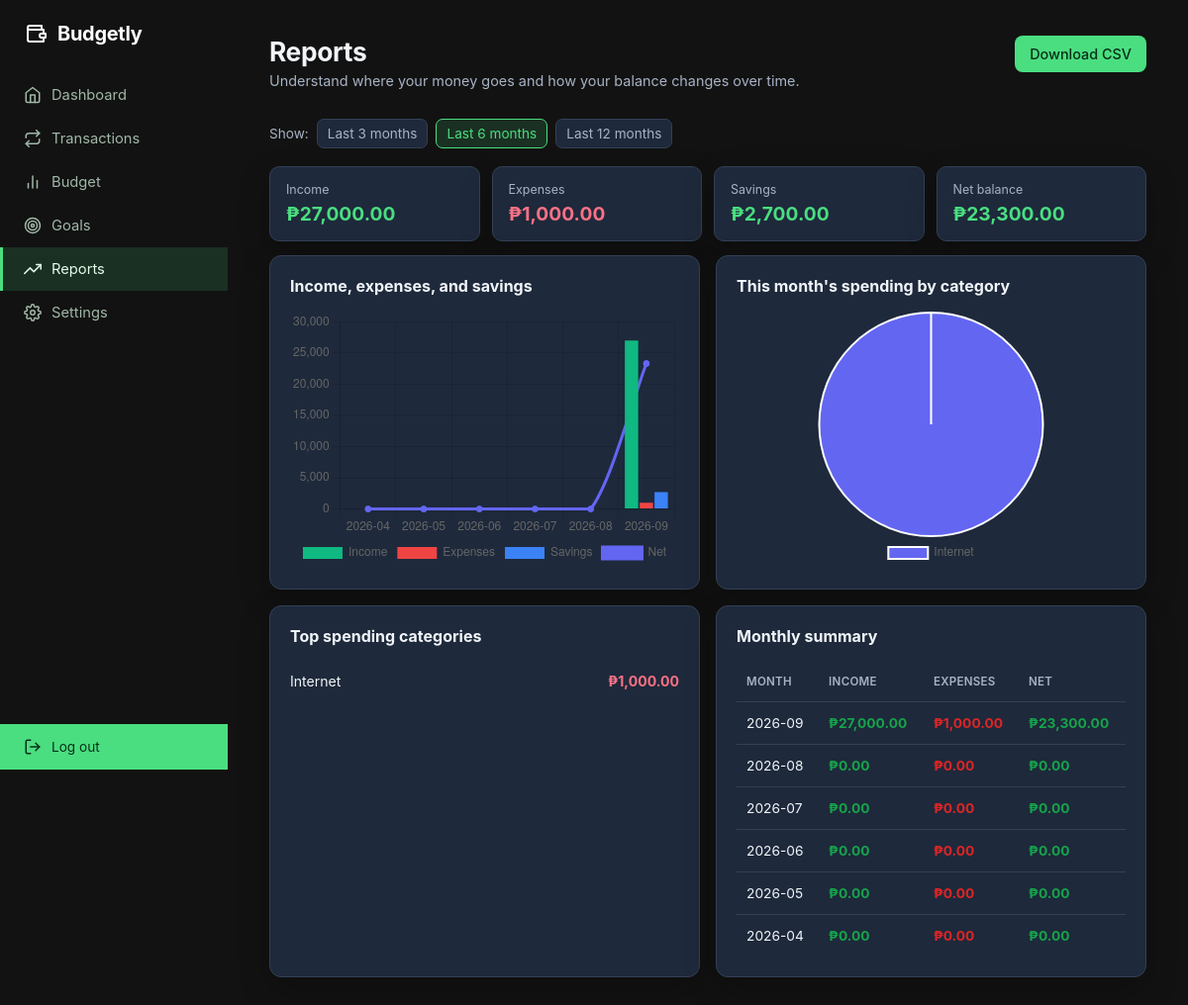
The page /reports (signed in) on the database its author committed.
### tables this page shows
CREATE TABLE transactions (
            id INTEGER PRIMARY KEY AUTOINCREMENT,
            user_id INTEGER NOT NULL,
            group_name TEXT NOT NULL,       -- income / fixed_expense / variable_expense / savings
            category TEXT NOT NULL,
            description TEXT,
            amount REAL NOT NULL,
            payment_method TEXT,
            date TEXT NOT NULL,
            FOREIGN KEY (user_id) REFERENCES users(id)
        );

CREATE TABLE user_settings (
            user_id INTEGER PRIMARY KEY,
            currency TEXT NOT NULL DEFAULT 'PHP',
            week_start TEXT NOT NULL DEFAULT 'monday',
            default_group TEXT NOT NULL DEFAULT 'variable_expense',
            default_category TEXT NOT NULL DEFAULT 'Food',
            default_payment_method TEXT NOT NULL DEFAULT 'Cash',
            budget_alert_threshold INTEGER NOT NULL DEFAULT 80,
            budget_alerts INTEGER NOT NULL DEFAULT 1,
            weekly_summary INTEGER NOT NULL DEFAULT 0,
            goal_reminders INTEGER NOT NULL DEFAULT 1,
            compact_mode INTEGER NOT NULL DEFAULT 0, updated_at TEXT NOT NULL DEFAULT '',
            FOREIGN KEY (user_id) REFERENCES users(id)
        );

### reports/routes.py (the view)
    @app.route("/reports")
    @login_required
    def reports():
        try:
            months = int(request.args.get("months", 6))
        except ValueError:
            months = 6
        months = months if months in (3, 6, 12) else 6
        report = get_report_data(current_user.id, months)
        return render_template(
            "reports.html",
            months=months,
            trend_labels=report["trend_labels"],
            trend_income=report["trend_income"],
            trend_expense=report["trend_expense"],
            trend_savings=report["trend_savings"],
            trend_net=report["trend_net"],
            monthly_rows=report["monthly_rows"],
            total_income=report["total_income"],
            total_expenses=report["total_expenses"],
            total_savings=report["total_savings"],
            total_net=report["total_net"],
            top_categories=report["top_categories"],
            category_totals=report["current_category_totals"],
        )

### app.py (called while the page is built)
@app.context_processor
def inject_user_preferences():
    if not current_user.is_authenticated:
        return {"currency_symbol": CURRENCY_SYMBOLS["PHP"], "compact_mode": False}
    settings = get_user_settings(current_user.id)
    return {
        "currency_symbol": CURRENCY_SYMBOLS.get(settings["currency"], "₱"),
        "compact_mode": bool(settings["compact_mode"]),
    }

### database.py (called while the page is built, shortened)
def get_db():
    conn = sqlite3.connect(DB_PATH)
    conn.row_factory = sqlite3.Row
    conn.execute("PRAGMA foreign_keys = ON")
    return conn

def get_user_settings(user_id):
    conn = get_db()
    row = conn.execute("SELECT * FROM user_settings WHERE user_id = ?", (user_id,)).fetchone()
    conn.close()
    settings = dict(SETTINGS_DEFAULTS)
    if row:
        settings.update(dict(row))
    return settings

### reports/routes.py (called while the page is built)
def month_sequence(count):
    today = date.today()
    result = []
    year, month = today.year, today.month
    for _ in range(count):
        result.append(f"{year:04d}-{month:02d}")
        month -= 1
        if month == 0:
            month, year = 12, year - 1
    return list(reversed(result))

### templates/reports.html (shortened to what this page needs)
{% extends "base.html" %}
{% block content %}
<div class="report-header">
    <div>
        <h1 class="page-title">Reports</h1>
        <p class="page-subtitle">Understand where your money goes and how your balance changes over time.</p>
    </div>
    <a class="button-link" href="{{ url_for('export_reports_csv', months=months) }}">Download CSV</a>
</div>
<div class="report-toolbar" aria-label="Report range">
    <span>Show:</span>
    {% for option in (3, 6, 12) %}
    <a href="{{ url_for('reports', months=option) }}" class="range-link {{ 'active' if months == option }}">Last {{ option }} months</a>
    {% endfor %}
</div>
<div class="summary report-summary">
    <div class="card income">
        <span class="label">Income</span>
        <span class="value">{{ currency_symbol }}{{ "{:,.2f}".format(total_income) }}</span>
    </div>
    <div class="card expense">
        <span class="label">Expenses</span>
        <span class="value">{{ currency_symbol }}{{ "{:,.2f}".format(total_expenses) }}</span>
    </div>
    <div class="card savings">
        <span class="label">Savings</span>
        <span class="value">{{ currency_symbol }}{{ "{:,.2f}".format(total_savings) }}</span>
    </div>
    <div class="card {{ 'income' if total_net >= 0 else 'expense' }}">
        <span class="label">Net balance</span>
        <span class="value">{{ '-' if total_net < 0 else '' }}{{ currency_symbol }}{{ "{:,.2f}".format(total_net | abs) }}</span>
    </div>
</div>
<div class="dashboard-grid">
    <section class="panel">
        <h2>Income, expenses, and savings</h2>
        {% if trend_labels %}
        <div class="chart-wrap"><canvas id="trendChart"></canvas></div>
        {% else %}
        <p class="empty">Not enough data yet.</p>
        {% endif %}
    </section>
    <section class="panel">
        <h2>This month's spending by category</h2>
        {% if category_totals %}
        <div class="chart-wrap"><canvas id="reportCategoryChart"></canvas></div>
        {% else %}
        <p class="empty">No spending logged yet this month.</p>
        {% endif %}
    </section>
</div>
<div class="dashboard-grid">
    <section class="panel">
        <h2>Top spending categories</h2>
        {% if top_categories %}
        <div class="report-list">
            {% for category, amount in top_categories[:5] %}
            <div class="report-list-row">
                <span>{{ category }}</span>
                <strong>{{ currency_symbol }}{{ "{:,.2f}".format(amount) }}</strong>
            </div>
            {% endfor %}
        </div>
        {% else %}
        <p class="empty">No expense data in this report range.</p>
        {% endif %}
    </section>
    <section class="panel">
        <h2>Monthly summary</h2>
        {% if monthly_rows %}
        <div class="table-scroll">
            <table class="tx-table report-table">
                <thead>
                    <tr><th>Month</th><th>Income</th><th>Expenses</th><th>Net</th></tr>
                </thead>
                <tbody>
                    {% for row in monthly_rows | reverse %}
                    <tr>
                        <td>{{ row.month }}</td>
                        <td class="amount pos">{{ currency_symbol }}{{ "{:,.2f}".format(row.income) }}</td>
                        <td class="amount neg">{{ currency_symbol }}{{ "{:,.2f}".format(row.expense) }}</td>
                        <td class="amount {{ 'pos' if row.net >= 0 else 'neg' }}">{{ '-' if row.net < 0 else '' }}{{ currency_symbol }}{{ "{:,.2f}".format(row.net | abs) }}</td>
                    </tr>
                    {% endfor %}
                </tbody>
            </table>
        </div>
        {% else %}
        <p class="empty">No monthly data yet.</p>
        {% endif %}
    </section>
</div>
<script>
const reportsData = JSON.parse(document.getElementById('reportsData').textContent);
const trendCanvas = document.getElementById('trendChart');
if (trendCanvas) {
    new Chart(trendCanvas, {
        type: 'bar',
        data: {
            labels: reportsData.trend_labels,
            datasets: [
                { label: 'Income', data: reportsData.trend_income, backgroundColor: '#10b981' },
                { label: 'Expenses', data: reportsData.trend_expense, backgroundColor: '#ef4444' },
                { label: 'Savings', data: reportsData.trend_savings, backgroundColor: '#3b82f6' },
                { label: 'Net', data: reportsData.trend_net, type: 'line', borderColor: '#6366f1', backgroundColor: '#6366f1', tension: 0.25 }
            ]
        },
        options: {
            responsive: true,
            maintainAspectRatio: false,
            plugins: { legend: { position: 'bottom' } },
            scales: { y: { beginAtZero: true } }
        }
    });
}
const categoryCanvas = document.getElementById('reportCategoryChart');
if (categoryCanvas) {
    new Chart(categoryCanvas, {
        type: 'pie',
        data: {
            labels: reportsData.category_labels,
            datasets: [{
                data: reportsData.category_values,
                backgroundColor: ['#6366f1', '#ec4899', '#f59e0b', '#10b981', '#3b82f6', '#ef4444', '#8b5cf6', '#14b8a6']
            }]
        },
        options: {
            responsive: true,
            maintainAspectRatio: false,
            plugins: { legend: { position: 'bottom' } }
        }
    });
}
</script>
{% endblock %}

### rows shown on the page
transactions: category "Internet", currency_symbol "₱", amount "1,000.00"
user_settings: month "2026-08", currency_symbol "₱", income "0.00", expense "0.00", net|abs "0.00", month "2026-07", month "2026-06", month "2026-05", month "2026-04"

### other values the page prints
{{ option }} "3" "6" "12"
{{ currency_symbol }} "₱"
{{ "{:,.2f}".format(total_income) }} "27,000.00"
{{ "{:,.2f}".format(total_expenses) }} "1,000.00"
{{ "{:,.2f}".format(total_savings) }} "2,700.00"
{{ "{:,.2f}".format(total_net | abs) }} "23,300.00"
{{ row.month }} "2026-09"
{{ "{:,.2f}".format(row.income) }} "27,000.00"
{{ "{:,.2f}".format(row.expense) }} "1,000.00"
{{ "{:,.2f}".format(row.net | abs) }} "23,300.00"
